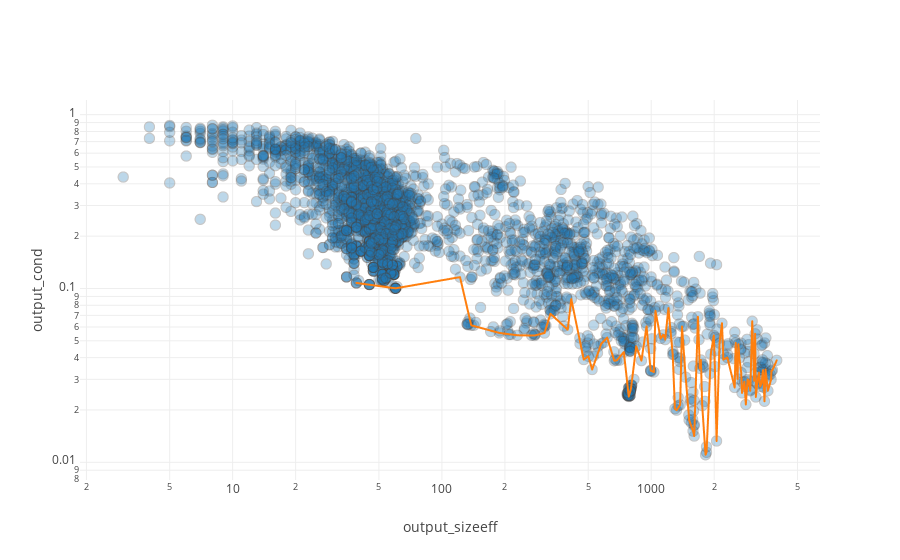

The notebook cell this image was saved under:
### Code cell
p = lgc.NCPPlots(ncp)
p.cond_by_size_itrv();

### Figure 1 — Plotly figure (JSON) as saved in the notebook; plotly's stock layout.template omitted (floating-point values rounded to 4 significant figures; data arrays with more than 128 entries replaced by an {"elided": "..."} marker saying what was removed)
{"data": [{"marker": {"line": {"width": 1}, "opacity": 0.3, "size": 10}, "mode": "markers", "name": "Points", "text": {"elided": "2684 str values"}, "type": "scattergl", "uid": "558b5c71-8e79-4292-b9d7-967bf1ee2155", "x": {"elided": "2684 int values"}, "y": {"elided": "2684 float values"}}, {"mode": "lines", "name": "Line", "text": ["index: 1172", "index: 1201", "index: 1332", "index: 1489", "index: 2426", "index: 1207", "index: 1886", "index: 1010", "index: 963", "index: 1023", "index: 952", "index: 2394", "index: 1009", "index: 1126", "index: 2485", "index: 2628", "index: 1065", "index: 2474", "index: 1086", "index: 2461", "index: 2307", "index: 1078", "index: 1018", "index: 2363", "index: 1130", "index: 929", "index: 2677", "index: 2539", "index: 1127", "index: 1047", "index: 2337", "index: 1090", "index: 1103", "index: 2251", "index: 2263", "index: 1052", "index: 1088", "index: 903", "index: 1093", "index: 2255", "index: 2273", "index: 1030", "index: 951", "index: 1118", "index: 1059", "index: 1055", "index: 912", "index: 1085", "index: 944", "index: 1054", "index: 2269", "index: 902", "index: 2302", "index: 1058", "index: 2272", "index: 2266", "index: 2289", "index: 2261", "index: 899", "index: 906", "index: 930", "index: 935", "index: 914", "index: 2264", "index: 2265", "index: 2281", "index: 946", "index: 2296", "index: 2270", "index: 949", "index: 938", "index: 2268", "index: 2258", "index: 2286", "index: 916", "index: 937", "index: 2275", "index: 939", "index: 2298", "index: 934", "index: 2290", "index: 2293", "index: 911", "index: 942", "index: 2252"], "type": "scattergl", "uid": "5ae18007-475e-49f7-b150-c979987f4308", "x": [39, 60, 122, 138, 188, 229, 277, 309, 330, 399, 415, 476, 501, 522, 577, 616, 666, 684, 740, 781, 800, 848, 898, 950, 994, 1029, 1048, 1109, 1141, 1166, 1208, 1267, 1298, 1322, 1375, 1403, 1461, 1512, 1518, 1585, 1605, 1672, 1708, 1727, 1753, 1818, 1838, 1911, 1926, 1991, 2015, 2053, 2121, 2178, 2213, 2312, 2505, 2534, 2585, 2610, 2638, 2691, 2716, 2789, 2832, 2887, 2920, 2974, 3039, 3105, 3137, 3161, 3210, 3272, 3314, 3369, 3421, 3457, 3477, 3517, 3610, 3739, 3752, 3797, 3980], "y": [0.1076, 0.1002, 0.1162, 0.0614, 0.0555, 0.05378, 0.05358, 0.05542, 0.07155, 0.05792, 0.08683, 0.03898, 0.04071, 0.03416, 0.04803, 0.05218, 0.03838, 0.03856, 0.04306, 0.02389, 0.02642, 0.04648, 0.03843, 0.06052, 0.0337, 0.03305, 0.07424, 0.05158, 0.05411, 0.05079, 0.07706, 0.04168, 0.02033, 0.01993, 0.02139, 0.06042, 0.03086, 0.01871, 0.01749, 0.01511, 0.01415, 0.06876, 0.03471, 0.03878, 0.02119, 0.01105, 0.01141, 0.03241, 0.04182, 0.05365, 0.03551, 0.01325, 0.04845, 0.06308, 0.03896, 0.04003, 0.02692, 0.04866, 0.03018, 0.04776, 0.03984, 0.03281, 0.02507, 0.02907, 0.0215, 0.02995, 0.02939, 0.02579, 0.06477, 0.02945, 0.05489, 0.02374, 0.0283, 0.03283, 0.02729, 0.02852, 0.03391, 0.02693, 0.02244, 0.03417, 0.02579, 0.0299, 0.03344, 0.03394, 0.03861]}], "layout": {"showlegend": false, "xaxis": {"autorange": true, "title": "output_sizeeff", "type": "log"}, "yaxis": {"autorange": true, "title": "output_cond", "type": "log"}}}
